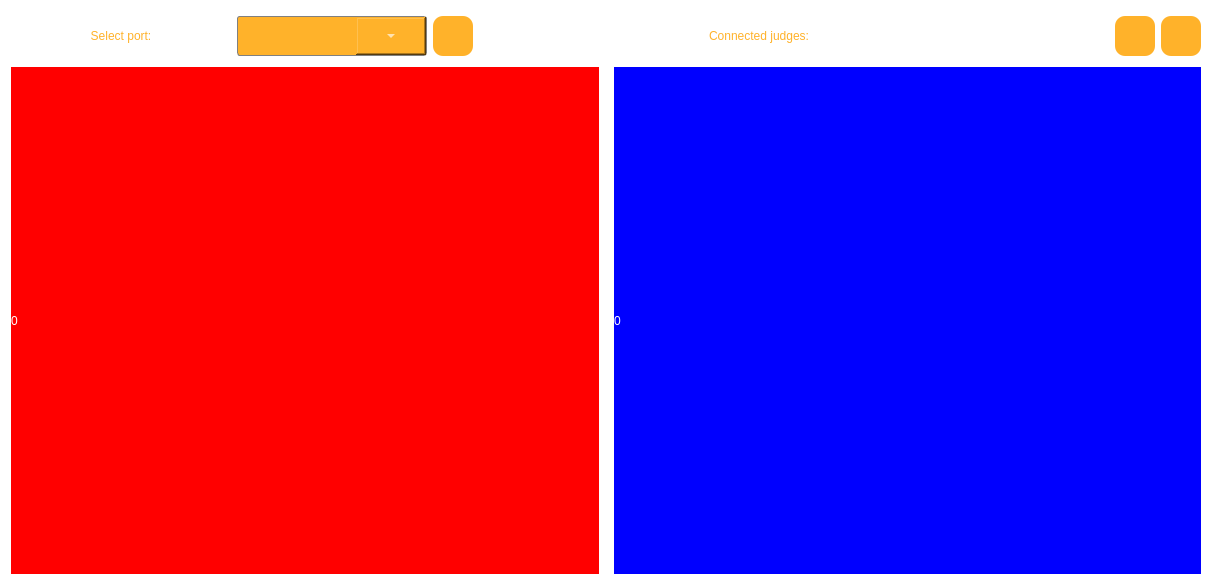
<?xml version="1.0" encoding="UTF-8"?>
<ui version="4.0">
 <class>Widget</class>
 <widget class="QWidget" name="Widget">
  <property name="geometry">
   <rect>
    <x>0</x>
    <y>0</y>
    <width>1212</width>
    <height>585</height>
   </rect>
  </property>
  <property name="windowTitle">
   <string>Widget</string>
  </property>
  <property name="styleSheet">
   <string notr="true">QWidget
{
background-color: rgb(255, 255, 255);
}</string>
  </property>
  <layout class="QVBoxLayout" name="verticalLayout">
   <item>
    <layout class="QHBoxLayout" name="horizontalLayout">
     <item>
      <widget class="QLabel" name="label">
       <property name="enabled">
        <bool>false</bool>
       </property>
       <property name="minimumSize">
        <size>
         <width>220</width>
         <height>50</height>
        </size>
       </property>
       <property name="maximumSize">
        <size>
         <width>250</width>
         <height>50</height>
        </size>
       </property>
       <property name="styleSheet">
        <string notr="true">QLabel
{
color: rgb(255, 178, 42);
border-radius: 10px;
font: 75 24pt &quot;MS Shell Dlg 2&quot;;
}

</string>
       </property>
       <property name="text">
        <string>Select port:</string>
       </property>
       <property name="alignment">
        <set>Qt::AlignCenter</set>
       </property>
      </widget>
     </item>
     <item>
      <widget class="QComboBox" name="portsComboBox">
       <property name="minimumSize">
        <size>
         <width>190</width>
         <height>40</height>
        </size>
       </property>
       <property name="maximumSize">
        <size>
         <width>190</width>
         <height>40</height>
        </size>
       </property>
       <property name="styleSheet">
        <string notr="true">QComboBox
{
border: 1px solid gray;
border-radius: 3px;
padding: 1px 18px 1px 3px;
background-color:rgb(255, 178, 42);
color: white;
	font: 30px &quot;MS Shell Dlg 2&quot;;
}
QComboBox QAbstractItemView{background: rgb(255, 178, 42);}

QComboBox::item:selected
{
    background-color: rgb(255, 190, 50);
    color: rgb(0, 0, 0);
}
QComboBox::drop-down {
    width: 70px;
}

QComboBox::indicator{
    background-color:transparent;
    selection-background-color:transparent;
    color:transparent;
    selection-color:transparent;
}</string>
       </property>
       <property name="sizeAdjustPolicy">
        <enum>QComboBox::AdjustToContentsOnFirstShow</enum>
       </property>
      </widget>
     </item>
     <item>
      <widget class="QPushButton" name="rescanPortsButton">
       <property name="minimumSize">
        <size>
         <width>40</width>
         <height>40</height>
        </size>
       </property>
       <property name="maximumSize">
        <size>
         <width>40</width>
         <height>40</height>
        </size>
       </property>
       <property name="styleSheet">
        <string notr="true">QPushButton
{
color: white;
background-color: rgb(255, 178, 42);
border-radius: 10px;
font: 75 24pt &quot;MS Shell Dlg 2&quot;;
}

QPushButton:hover:!pressed
{
background-color: rgb(255, 190, 50);
}</string>
       </property>
       <property name="text">
        <string/>
       </property>
       <property name="icon">
        <iconset resource="resources.qrc">
         <normaloff>:/img/res/img/refresh.png</normaloff>:/img/res/img/refresh.png</iconset>
       </property>
       <property name="iconSize">
        <size>
         <width>30</width>
         <height>30</height>
        </size>
       </property>
      </widget>
     </item>
     <item>
      <spacer name="horizontalSpacer">
       <property name="orientation">
        <enum>Qt::Horizontal</enum>
       </property>
       <property name="sizeHint" stdset="0">
        <size>
         <width>40</width>
         <height>20</height>
        </size>
       </property>
      </spacer>
     </item>
     <item>
      <widget class="QLabel" name="connectedJudgesLabel">
       <property name="enabled">
        <bool>false</bool>
       </property>
       <property name="minimumSize">
        <size>
         <width>400</width>
         <height>50</height>
        </size>
       </property>
       <property name="maximumSize">
        <size>
         <width>420</width>
         <height>50</height>
        </size>
       </property>
       <property name="styleSheet">
        <string notr="true">QLabel
{
color: rgb(255, 178, 42);
border-radius: 10px;
font: 75 18pt &quot;MS Shell Dlg 2&quot;;
}

</string>
       </property>
       <property name="text">
        <string>Connected judges:</string>
       </property>
       <property name="alignment">
        <set>Qt::AlignLeading|Qt::AlignLeft|Qt::AlignVCenter</set>
       </property>
      </widget>
     </item>
     <item>
      <widget class="QPushButton" name="startStopButton">
       <property name="minimumSize">
        <size>
         <width>40</width>
         <height>40</height>
        </size>
       </property>
       <property name="maximumSize">
        <size>
         <width>40</width>
         <height>40</height>
        </size>
       </property>
       <property name="styleSheet">
        <string notr="true">QPushButton
{
color: white;
background-color: rgb(255, 178, 42);
border-radius: 10px;
font: 75 24pt &quot;MS Shell Dlg 2&quot;;
}

QPushButton:hover:!pressed
{
background-color: rgb(255, 190, 50);
}</string>
       </property>
       <property name="text">
        <string/>
       </property>
       <property name="icon">
        <iconset resource="resources.qrc">
         <normaloff>:/img/res/img/play.png</normaloff>:/img/res/img/play.png</iconset>
       </property>
       <property name="iconSize">
        <size>
         <width>30</width>
         <height>30</height>
        </size>
       </property>
      </widget>
     </item>
     <item>
      <widget class="QPushButton" name="newFightButton">
       <property name="minimumSize">
        <size>
         <width>40</width>
         <height>40</height>
        </size>
       </property>
       <property name="maximumSize">
        <size>
         <width>40</width>
         <height>40</height>
        </size>
       </property>
       <property name="styleSheet">
        <string notr="true">QPushButton
{
color: white;
background-color: rgb(255, 178, 42);
border-radius: 10px;
font: 75 24pt &quot;MS Shell Dlg 2&quot;;
}

QPushButton:hover:!pressed
{
background-color: rgb(255, 190, 50);
}</string>
       </property>
       <property name="text">
        <string/>
       </property>
       <property name="icon">
        <iconset resource="resources.qrc">
         <normaloff>:/img/res/img/clean.png</normaloff>:/img/res/img/clean.png</iconset>
       </property>
       <property name="iconSize">
        <size>
         <width>30</width>
         <height>30</height>
        </size>
       </property>
      </widget>
     </item>
    </layout>
   </item>
   <item>
    <layout class="QHBoxLayout" name="horizontalLayout_2">
     <property name="spacing">
      <number>15</number>
     </property>
     <property name="bottomMargin">
      <number>0</number>
     </property>
     <item>
      <widget class="QLabel" name="competitor1points">
       <property name="minimumSize">
        <size>
         <width>300</width>
         <height>299</height>
        </size>
       </property>
       <property name="maximumSize">
        <size>
         <width>3000000</width>
         <height>3000000</height>
        </size>
       </property>
       <property name="styleSheet">
        <string notr="true">QLabel
{
color: rgb(255, 255, 255);
	background-color: rgb(255, 0, 0);
	font: 75 400pt &quot;MS Shell Dlg 2&quot;;
qproperty-alignment: 'AlignCenter | AlignCenter';
}</string>
       </property>
       <property name="text">
        <string>0</string>
       </property>
      </widget>
     </item>
     <item>
      <widget class="QLabel" name="competitor2points">
       <property name="minimumSize">
        <size>
         <width>300</width>
         <height>300</height>
        </size>
       </property>
       <property name="maximumSize">
        <size>
         <width>300000</width>
         <height>300000</height>
        </size>
       </property>
       <property name="styleSheet">
        <string notr="true">QLabel
{
color: rgb(255, 255, 255);
	background-color: rgb(0, 0, 255);
	font: 75 400pt &quot;MS Shell Dlg 2&quot;;
qproperty-alignment: 'AlignCenter | AlignCenter';
}</string>
       </property>
       <property name="text">
        <string>0</string>
       </property>
      </widget>
     </item>
    </layout>
   </item>
  </layout>
 </widget>
 <layoutdefault spacing="6" margin="11"/>
 <resources>
  <include location="resources.qrc"/>
 </resources>
 <connections/>
</ui>
